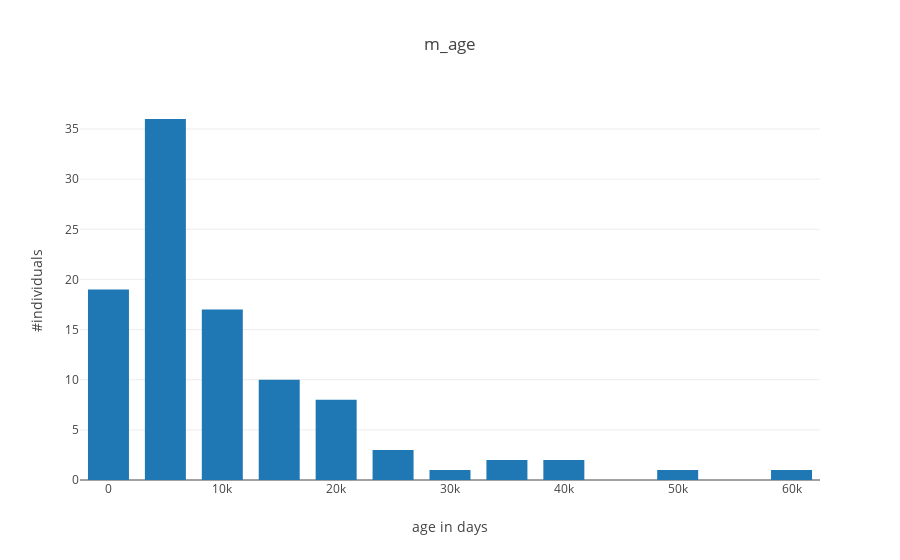

Notebook code for this chart:
### Code cell
# plot m_age 
ind_age = csp.getAttributeValues(node_0.individualHumans, "m_age")   # m_age C++ name

layout = go.Layout( title="m_age", 
                           bargap=0.2, bargroupgap=0.1, 
                           xaxis=dict(title="age in days"),
                           yaxis=dict(title="#individuals"))

data = [go.Histogram(x=ind_age)]
plotly.offline.iplot (
    { 'data': data, 
      'layout': layout}
)

### Figure 1 — Plotly figure (JSON) as saved in the notebook; plotly's stock layout.template omitted (floating-point values rounded to 4 significant figures)
{"data": [{"type": "histogram", "uid": "cda4907c-0c97-4b29-876c-c03184c7d5bf", "x": [37990.0, 20760.0, 1594.0, 14570.0, 4482.0, 4731.0, 15640.0, 13810.0, 419.5, 2462.0, 349.7, 5714.0, 2586.0, 12930.0, 26210.0, 3445.0, 7030.0, 38.74, 8900.0, 3196.0, 17680.0, 12250.0, 6943.0, 2731, 5420.0, 4199.0, 1769.0, 102.9, 3697.0, 3568.0, 7096.0, 6576.0, 345.6, 8663.0, 2467.0, 14890.0, 8155.0, 11580.0, 737.5, 12000.0, 9742.0, 20730.0, 25410.0, 26.8, 4614.0, 31760.0, 8697.0, 4635.0, 2946.0, 4492.0, 10090.0, 5956.0, 3537.0, 37398, 9694.0, 7461.0, 5169.0, 1081.0, 3287.0, 17250.0, 3172.0, 8146.0, 20190.0, 7714.0, 6833.0, 4649.0, 9974.0, 6146.0, 6106.0, 2008.0, 3011.0, 6638.0, 1083.0, 7816.0, 35050.0, 14780.0, 310.7, 18380.0, 20110.0, 18000.0, 5101.0, 7569.0, 14430.0, 6929.0, 20340.0, 12100.0, 59800.0, 1518.0, 16740.0, 13790.0, 8581.0, 2805.0, 1760.0, 38530.0, 1512.0, 51310.0, 1517.0, 26670.0, 2558.0, 4844.0]}], "layout": {"bargap": 0.2, "bargroupgap": 0.1, "title": {"text": "m_age"}, "xaxis": {"title": {"text": "age in days"}}, "yaxis": {"title": {"text": "#individuals"}}}}
